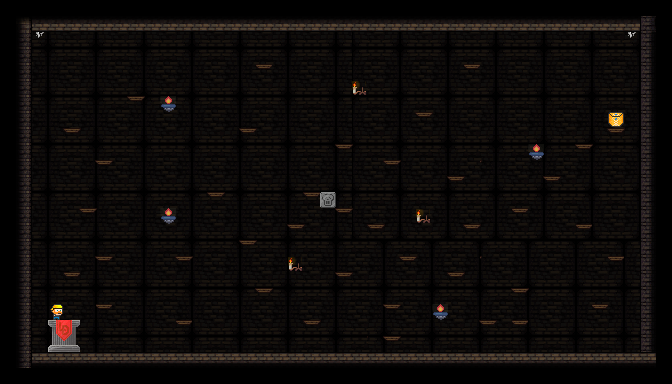

Tiled map render using the project's own tile images. Description and the map definition, with tile-layer contents summarised, below:
An orthogonal 42x24 tile map with 16x16 px tiles, 5 tile layers (back, stage, deco, unit, ...).

<map version="1.0" orientation="orthogonal" renderorder="right-down" width="42" height="24" tilewidth="16" tileheight="16" nextobjectid="4">
 <tileset firstgid="1" name="dungeonTileSet" tilewidth="16" tileheight="16" tilecount="1024">
  <image source="dungeonTileset.png" width="512" height="512" />
  <terraintypes>
   <terrain name="blocks" tile="-1" />
  </terraintypes>
  <tile id="4" terrain=",,,0" />
  <tile id="5" terrain=",,0,0" />
  <tile id="6" terrain=",,0," />
  <tile id="12" terrain="0,0,0," />
  <tile id="13" terrain="0,0,," />
  <tile id="14" terrain="0,0,,0" />
  <tile id="36" terrain=",0,,0" />
  <tile id="37" terrain="0,0,0,0" />
  <tile id="38" terrain="0,,0," />
  <tile id="44" terrain="0,,0," />
  <tile id="46" terrain=",0,,0" />
  <tile id="68" terrain=",0,," />
  <tile id="69" terrain="0,0,," />
  <tile id="70" terrain="0,,," />
  <tile id="76" terrain="0,,0,0" />
  <tile id="77" terrain=",,0,0" />
  <tile id="78" terrain=",0,0,0" />
 </tileset>
 <layer name="back" width="42" height="24">
  <data>[1008 cells, 1008 non-empty, 9 distinct tile ids]</data>
 </layer>
 <layer name="stage" width="42" height="24">
  <data>[1008 cells, 355 non-empty, 16 distinct tile ids]</data>
 </layer>
 <layer name="deco" width="42" height="24">
  <data>[1008 cells, 8 non-empty, 3 distinct tile ids]</data>
 </layer>
 <layer name="unit" width="42" height="24">
  <data>[1008 cells, 2 non-empty, 2 distinct tile ids]</data>
 </layer>
 <layer name="fore" width="42" height="24">
  <data>[1008 cells, 1 non-empty, 1 distinct tile ids]</data>
 </layer>
</map>
